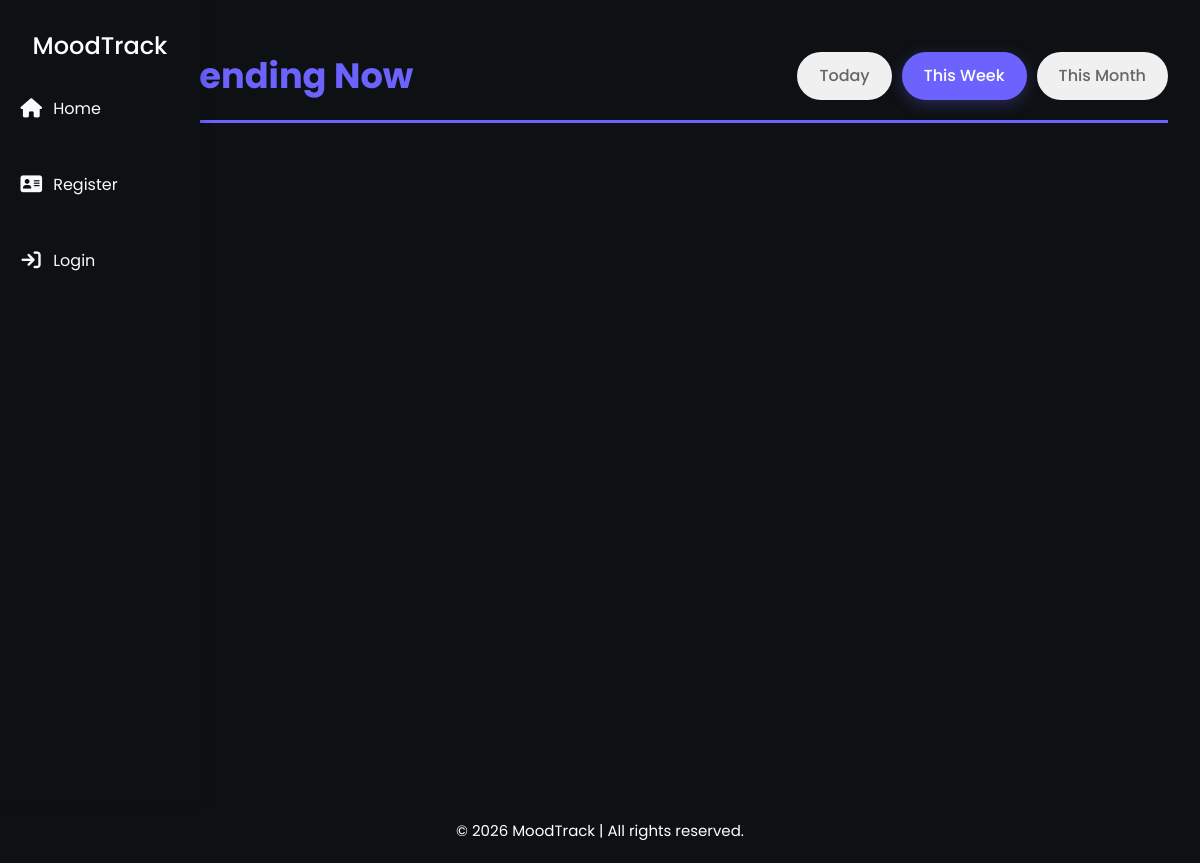
The page /trending/?timeframe=week on the database as committed earlier.
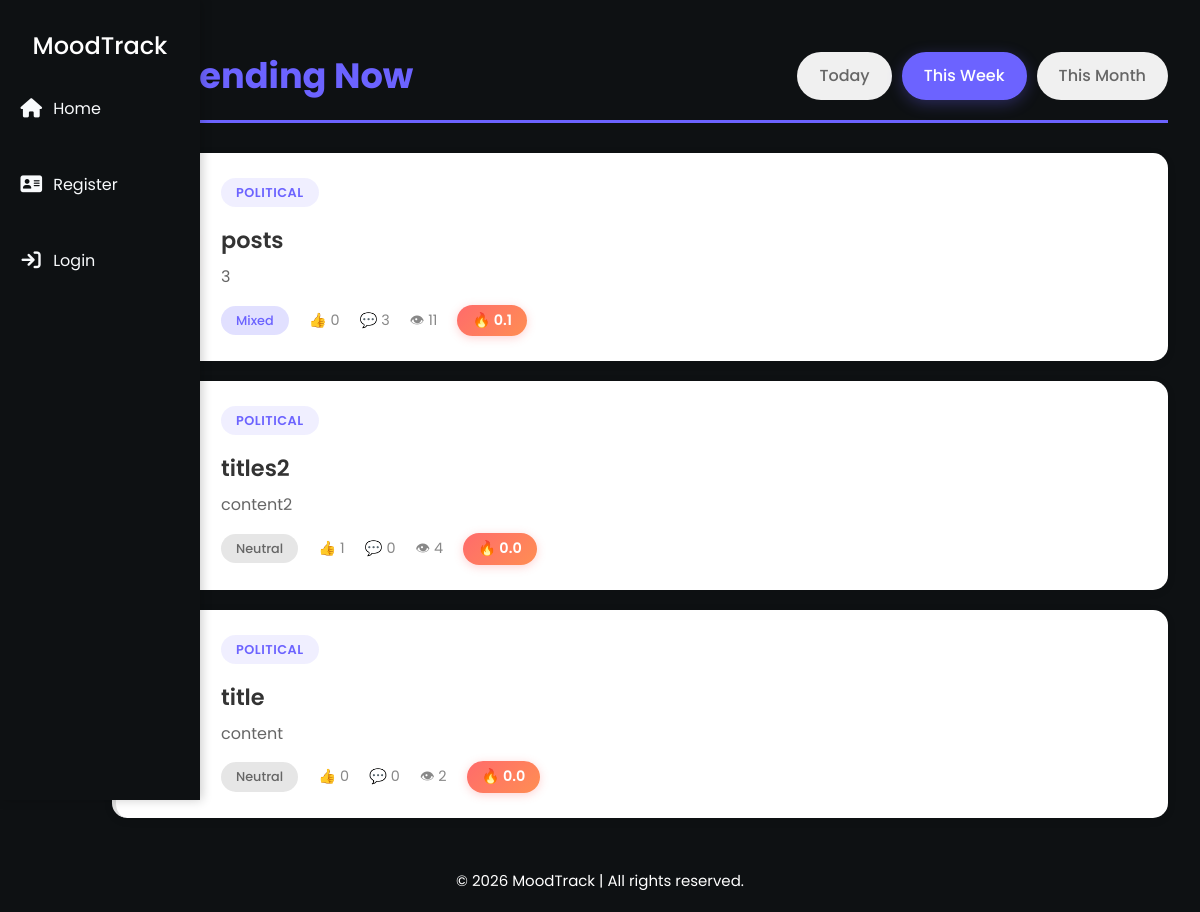
The same page on the database as committed later.
### moodtrack_app/models.py (models this page shows, shortened)
class Post(models.Model):
    title = models.CharField(max_length=200)
    content = models.TextField()
    author = models.ForeignKey(User, on_delete=models.CASCADE, related_name="posts")
    CATEGORY_CHOICES = [
        ('Political', 'Political'),
        ('Nature', 'Nature'),
        ('Sports', 'Sports'),
        ('Food', 'Food'),
    ]
    category = models.CharField(max_length=10, choices=CATEGORY_CHOICES, default='none')
    created_at = models.DateTimeField(auto_now_add=True)
    updated_at = models.DateTimeField(auto_now=True)
    trending_score = models.FloatField(default=0.0)
    views_count = models.PositiveIntegerField(default=0)
    class Meta:
        ordering = ['-created_at']
    def get_absolute_url(self):
        return reverse("post-detail", args=[str(self.id)])
    def total_likes(self):
        return self.likes.count()
    def total_dislikes(self):
        return self.dislikes.count()
    def update_trending_score(self):
        from django.utils import timezone
        from datetime import timedelta
        hours_since_posted = (timezone.now() - self.created_at).total_seconds() / 3600
        likes = self.total_likes()
        dislikes = self.total_dislikes()
        comments = self.comments.count()
        views = self.views_count
        score = (likes * 2 + comments * 3 + views * 0.5 - dislikes) / (hours_since_posted + 2) ** 1.5
        self.trending_score = max(0, score)
        self.save(update_fields=['trending_score'])

### moodtrack_app/views.py (the view)
# urls.py: path('trending/', TrendingPostsView.as_view(), name='trending'),
class TrendingPostsView(ListView):
    model = Post
    template_name = 'moodtrack_app/trending.html'
    context_object_name = 'posts'
    paginate_by = 10
    def get_queryset(self):
        recent_posts = Post.objects.filter(
            created_at__gte=timezone.now() - timedelta(days=7)
        )
        for post in recent_posts:
            post.update_trending_score()
        timeframe = self.request.GET.get('timeframe', 'today')
        if timeframe == 'today':
            date_filter = timezone.now() - timedelta(days=1)
        elif timeframe == 'week':
            date_filter = timezone.now() - timedelta(days=7)
        elif timeframe == 'month':
            date_filter = timezone.now() - timedelta(days=30)
        else:
            date_filter = timezone.now() - timedelta(days=1)
        return Post.objects.filter(
            created_at__gte=date_filter
        ).order_by('-trending_score')
    def get_context_data(self, **kwargs):
        context = super().get_context_data(**kwargs)
        context['timeframe'] = self.request.GET.get('timeframe', 'today')
        for post in context['posts']:
            comments = post.comments.all()
            total = comments.count()
            if total > 0:
                joy_pct = (comments.filter(sentiment='joy').count() / total) * 100
                post.dominant_sentiment = 'joy' if joy_pct > 50 else 'mixed'
            else:
                post.dominant_sentiment = 'neutral'
        return context

### moodtrack_app/models.py (called while the page is built)
@receiver(post_save, sender=Post)
def update_user_points_post(sender, instance, created, **kwargs):
    if created:
        profile, _ = UserProfile.objects.get_or_create(user=instance.author)
        profile.points += 10
        profile.total_posts += 1   # 🔥 ADD THIS
        profile.save()
        check_and_award_badges(instance.author)

### moodtrack_app/templates/moodtrack_app/trending.html (shortened to what this page needs)
{% extends "moodtrack_app/base.html" %}
{% load static %}
{% block content %}
<link rel="stylesheet" href="{% static 'moodtrack_app/trending.css' %}">
<div class="trending-header">
    <h2>🔥 Trending Now</h2>
    <div class="time-filters">
        <a href="?timeframe=today" class="{% if timeframe == 'today' %}active{% endif %}">Today</a>
        <a href="?timeframe=week" class="{% if timeframe == 'week' %}active{% endif %}">This Week</a>
        <a href="?timeframe=month" class="{% if timeframe == 'month' %}active{% endif %}">This Month</a>
    </div>
</div>
<div class="trending-list">
    {% for post in posts %}
    <article class="trending-card rank-{{ forloop.counter }}">
        <div class="rank-number">{{ forloop.counter }}</div>
        <div class="trending-content">
            <span class="category-badge">{{ post.category }}</span>
            <h3><a href="{{ post.get_absolute_url }}">{{ post.title }}</a></h3>
            <p>{{ post.content|truncatewords:20 }}</p>
            <div class="trending-meta">
                <span class="sentiment-indicator {{ post.dominant_sentiment }}">
                    {{ post.dominant_sentiment }}
                </span>
                <span>👍 {{ post.total_likes }}</span>
                <span>💬 {{ post.comments.count }}</span>
                <span>👁 {{ post.views_count }}</span>
                <span class="trending-score">🔥 {{ post.trending_score|floatformat:1 }}</span>
            </div>
        </div>
    </article>
    {% endfor %}
</div>
{% endblock %}

Rows that differ between the two databases and show on the page:
now on this page (row edited): Post: category "POLITICAL", title "posts", content "3", dominant_sentiment "Mixed", total_likes "0", comments.count "3", views_count "11", trending_score "0.1"
added Post: category "POLITICAL", title "titles2", content "content2", dominant_sentiment "Neutral", total_likes "1", comments.count "0", views_count "4", trending_score "0.0"
added Post: category "POLITICAL", title "title", content "content", dominant_sentiment "Neutral", total_likes "0", comments.count "0", views_count "2", trending_score "0.0"
